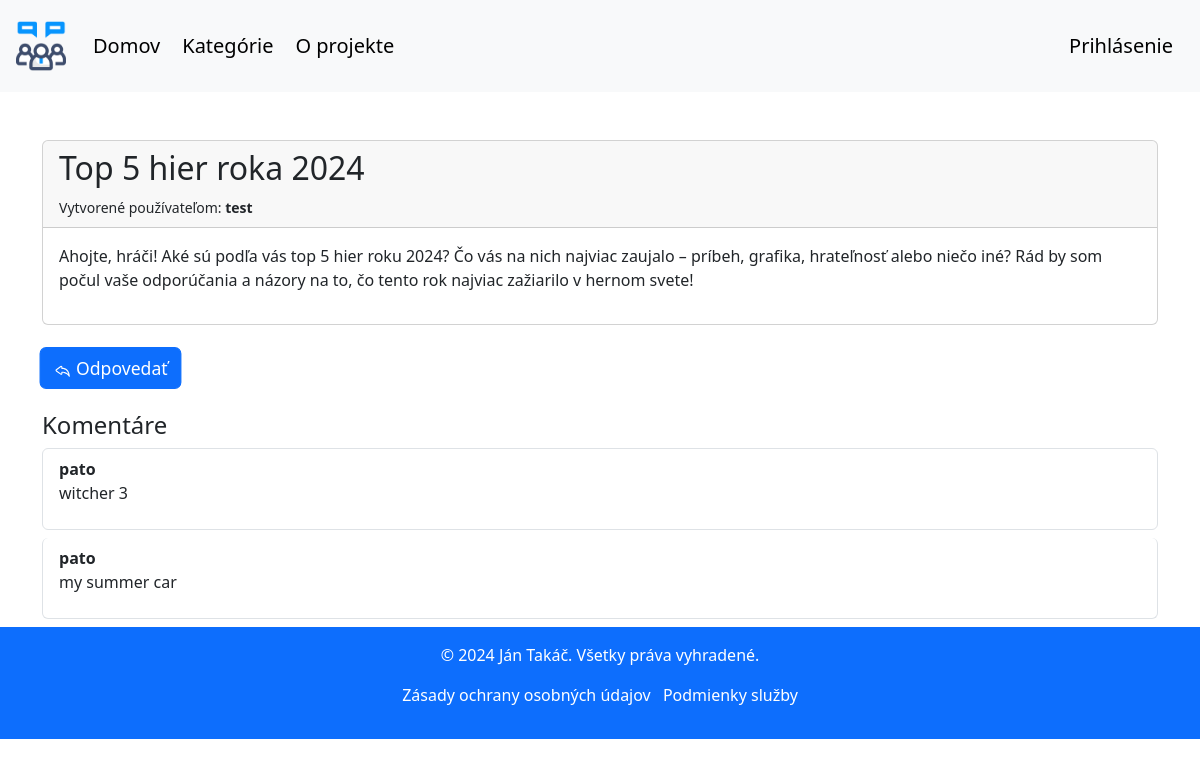
Before: /posts/6/ with the older database file.
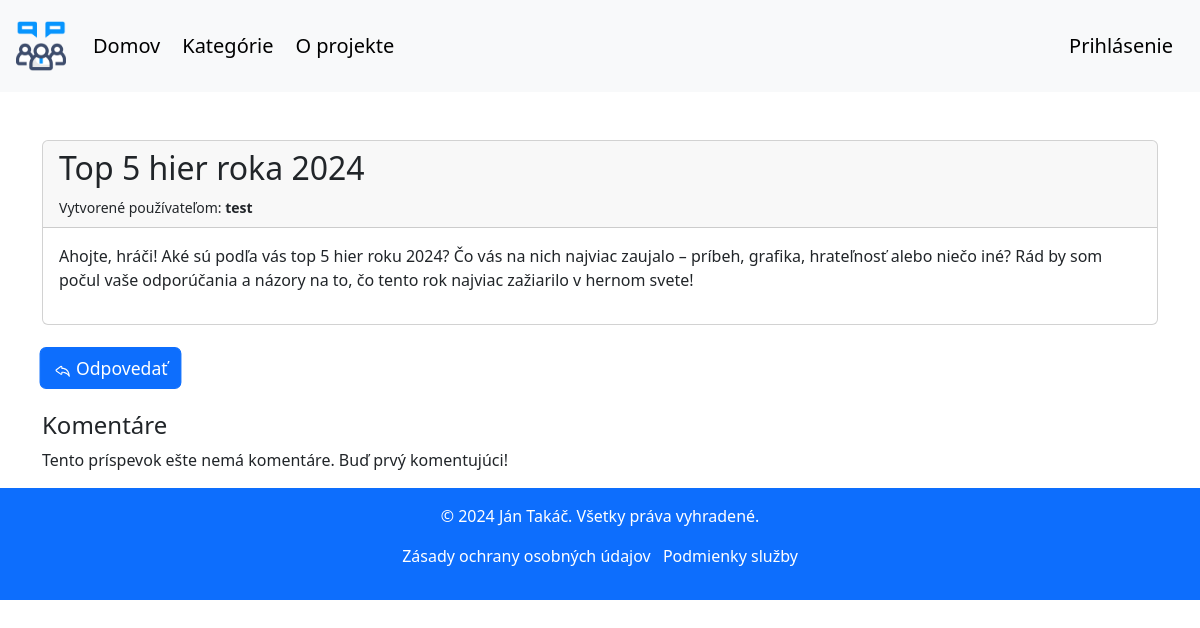
After: the same page with the newer database file.
### forum/models.py (models this page shows, shortened)
class Comment(models.Model):
    post = models.ForeignKey(Post, related_name='comments', on_delete=models.CASCADE)
    user = models.ForeignKey(User, on_delete=models.CASCADE)
    created_at = models.DateTimeField(auto_now_add=True)
    like_count = models.IntegerField(default=0)
    content = models.TextField()
    class Meta:
        ordering = ['-created_at']

### forum/views.py (the view)
# urls.py: path('posts/<int:post_id>/', views.post_detail, name='post_detail'),
def post_detail(request, post_id):
    post = get_object_or_404(Post, id=post_id)
    return render(request, 'forum/post_detail.html', {'post': post})

### forum/templates/forum/post_detail.html (shortened to what this page needs)
{% extends 'forum/base.html' %}
{% block content %}
    <div class="container mt-5">
        <div class="card">
            <div class="card-header">
                <h2 class="card-title">{{ post.title }}</h2>
                <small>Vytvorené používateľom: <strong>{{ post.created_by }}</strong></small>
            </div>
            <div class="card-body">
                <p>{{ post.content }}</p>
            </div>
        </div>
        <div class="mt-4">
            {% if user.is_authenticated %}
                <button type="button" id="reply-btn" class="btn btn-primary ms-1">
                    <svg xmlns="http://www.w3.org/2000/svg" width="16" height="16" fill="currentColor" class="bi bi-reply" viewBox="0 0 16 16">
                        <path d="M6.598 5.013a.144.144 0 0 1 .202.134V6.3a.5.5 0 0 0 .5.5c.667 0 2.013.005 3.3.822.984.624 1.99 1.76 2.595 3.876-1.02-.983-2.185-1.516-3.205-1.799a8.7 8.7 0 0 0-1.921-.306 7 7 0 0 0-.798.008h-.013l-.005.001h-.001L7.3 9.9l-.05-.498a.5.5 0 0 0-.45.498v1.153c0 .108-.11.176-.202.134L2.614 8.254l-.042-.028a.147.147 0 0 1 0-.252l.042-.028zM7.8 10.386q.103 0 .223.006c.434.02 1.034.086 1.7.271 1.326.368 2.896 1.202 3.94 3.08a.5.5 0 0 0 .933-.305c-.464-3.71-1.886-5.662-3.46-6.66-1.245-.79-2.527-.942-3.336-.971v-.66a1.144 1.144 0 0 0-1.767-.96l-3.994 2.94a1.147 1.147 0 0 0 0 1.946l3.994 2.94a1.144 1.144 0 0 0 1.767-.96z"></path>
                    </svg>
                    Odpovedať
                </button>
            {% else %}
                <a href="{% url 'forum:login' %}" class="btn btn-primary ms-1">
                    Odpovedať
                </a>
            {% endif %}
        </div>
        <div class="mt-4">
            <h4>Komentáre</h4>
            <div class="list-group">
                {% if post.comments.exists %}
                    {% for comment in post.comments.all %}
                        <div class="list-group-item card mb-2">
                            <strong>{{ comment.user }}</strong>
                            <p>{{ comment.content }}</p>
                        </div>
                    {% endfor %}
                {% else %}
                    <p>Tento príspevok ešte nemá komentáre. Buď prvý komentujúci!</p>
                {% endif %}
            </div>
        </div>
    </div>
{% endblock %}

Changed rows visible on the page:
removed Comment: user "pato", content "witcher 3"
removed Comment: user "pato", content "my summer car"
Other visible differences:
text now shown: "Tento príspevok ešte nemá komentáre. Buď prvý komentujúci!"
